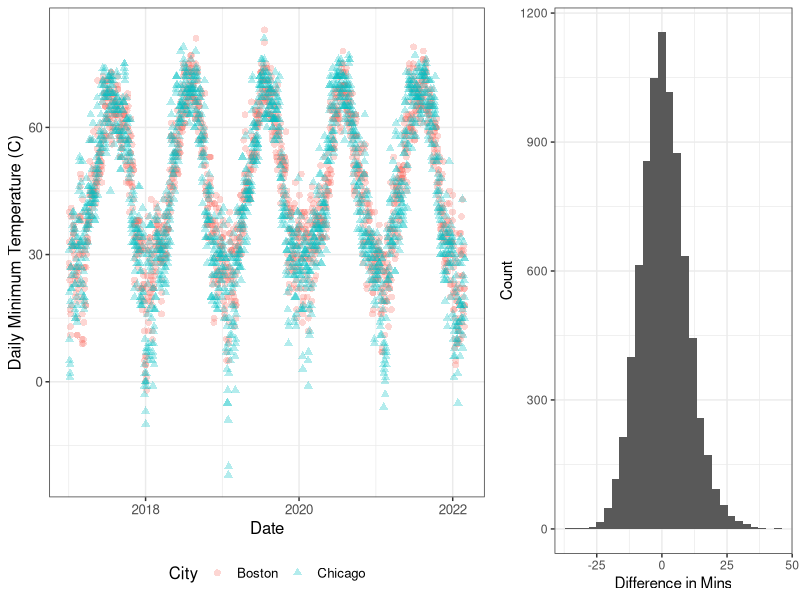
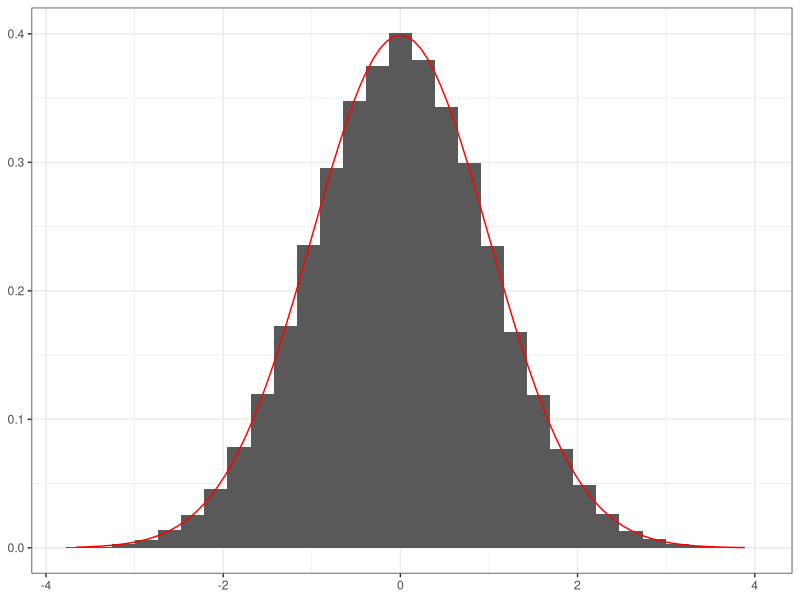

These figures' R source, in order:
## ---- chunk 1
list.of.packages <- c("ggplot2", "gridExtra")
new.packages <- list.of.packages[!(list.of.packages %in% installed.packages()[,"Package"])]
if(length(new.packages)) install.packages(new.packages)

library(ggplot2)
library(gridExtra)
## ---- chunk 2
temps <- read.csv("data/temperatures.csv")
temps$Date <- as.Date(temps$Date)
p1 <- ggplot(temps[temps$Date > as.Date("2017-01-01"),], 
             aes(x = Date, y = Min, col = City, shape = City)) + 
  geom_point(size=2, alpha=0.3) + 
  theme_bw() + 
  theme(text = element_text(size = 12),
        legend.position = "bottom",
        legend.direction = "horizontal") + 
  ylab("Daily Minimum Temperature (C)")

temps_diff <- temps[temps$City == "Boston",]
temps_diff$diff <- temps_diff$Min - temps$Min[temps$City == "Chicago"]
temps_diff <- temps_diff[!is.na(temps_diff$diff),]
p2 <- ggplot(temps_diff, aes(x = diff)) + 
  geom_histogram(bins = 28) + 
  theme_bw() + 
  xlab("Difference in Mins") + 
  ylab("Count")

grid.arrange(p1, p2, ncol=2, widths = c(1.6,1))
## ---- chunk 3
dim(temps_diff)
1-pt(3, 8090)
## ---- chunk 4
n <- dim(temps_diff)[1]
lb = qt(0.025, n-1) * sqrt(var(temps_diff$diff)/n) - mean(temps_diff$diff)
ub = qt(0.975, n-1) * sqrt(var(temps_diff$diff)/n) - mean(temps_diff$diff)
outputs <- c(lb, ub)
names(outputs) <- c("Lower bound", "Upper bound")
outputs
## ---- chunk 5
n <- dim(temps_diff)[1]
lb = qnorm(0.025) * sqrt(var(temps_diff$diff)/n) - mean(temps_diff$diff)
ub = qnorm(0.975) * sqrt(var(temps_diff$diff)/n) - mean(temps_diff$diff)
outputs <- c(lb, ub)
names(outputs) <- c("Lower bound", "Upper bound")
outputs
## ---- chunk 6
df = data.frame(x = replicate(100000, sum(runif(12)) - 6))
ggplot(df, aes(x = x)) + 
  geom_histogram(bins=30, aes(y = after_stat(density))) + 
  stat_function(fun = dnorm, args = c(0, 1), n = 100, col = "red") + 
  theme_bw() + 
  theme(axis.title.x = element_blank(),
        axis.title.y = element_blank())
## ---- chunk 7
alpha <- 10
beta <- 5
n <- 100
x <- runif(n, alpha - beta/2, alpha + beta/2)
c(mean(x), sqrt(12 * (mean(x^2) - mean(x)^2)))
## ---- chunk 8
nsims <- 100000
n <- 11
alpha = 5
beta = 10
alpha_hat <- vector(length = nsims)
beta_hat <- vector(length = nsims)
for (i in 1:nsims) {
    x <- sort(runif(n, alpha - beta/2, alpha + beta/2))
    alpha_hat[i] <- median(x)
    beta_hat[i] <- 2*(median(x) - x[1])
}

c("True" = alpha, "Sample" = mean(alpha_hat))
c("True" = beta, "Sample" = mean(beta_hat * (n+1)/(n-1))) # Unbiasing
c("True" = beta^2/(4*(n+2)), "Sample" = var(alpha_hat))
c("True" = (2*beta)^2 * (n-1) * (n+3) * 1/4 * 1/(n+1)^2 * 1/(n+2), 
  "Sample" = var(beta_hat))
